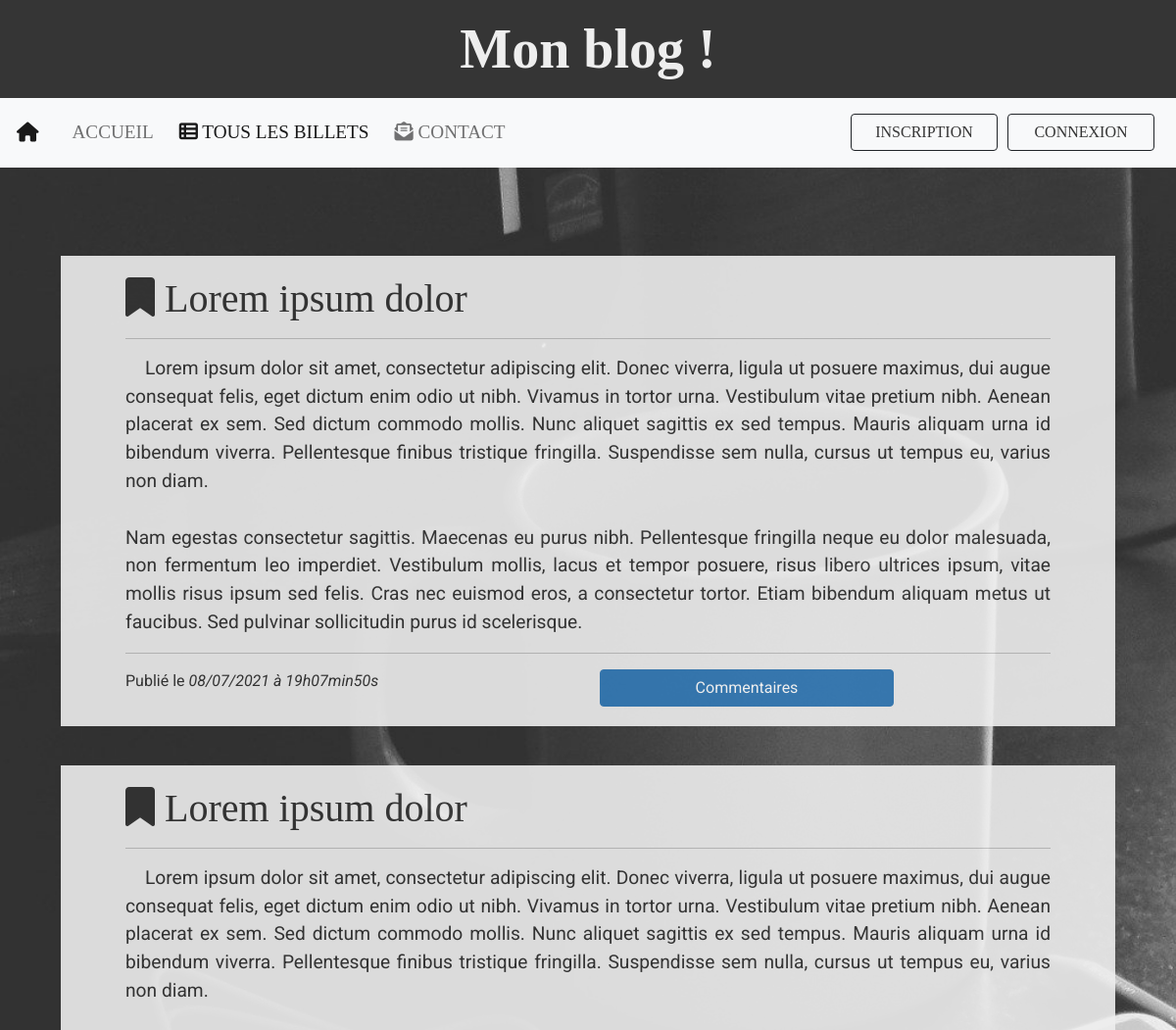
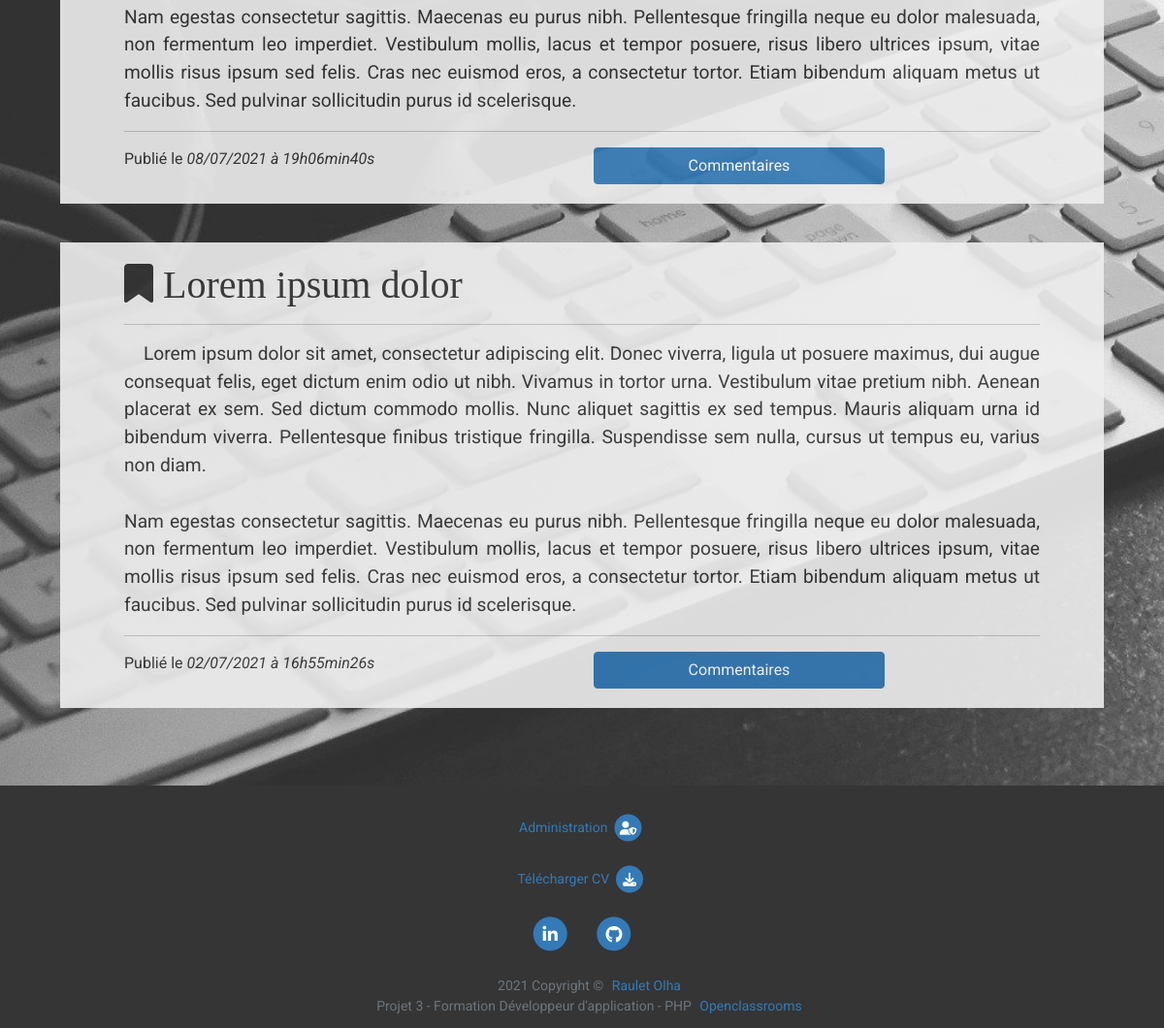
/index.php?action=listPosts, run on the app's committed database (2 pictures, top to bottom).
### tables this page shows
CREATE TABLE `posts` (
  `id` int(11) NOT NULL,
  `title` varchar(255) NOT NULL,
  `fragment` text NOT NULL,
  `content` text NOT NULL,
  `author_post` int(11) NOT NULL,
  `creation_date` datetime NOT NULL
);

### model/PostManager.php (called while the page is built, shortened)
<?php
class PostManager extends ManagerPDO
{
    public function getPosts()
    {
        $db_connect = $this->dbConnect();
        $req = $db_connect->query('
                    SELECT *, DATE_FORMAT(creation_date, \'%d/%m/%Y à %Hh%imin%ss\') AS creation_date_fr
                    FROM posts
                    ORDER BY creation_date
                    DESC LIMIT 0, 5
        ');
        return $req;
    }
}

### controller/frontendController.php (called while the page is built, shortened)
<?php
require_once 'model/PostManager.php';
class FrontendController
{
    public function listPosts()
    {
        $postManager = new PostManager();
        $posts = $postManager->getPosts();
        require_once 'view/frontend/listPostsView.php';
    }
}

### view/frontend/listPostsView.php (the view, shortened to what this page needs)
<?php
while ($data = $posts->fetch()) : ?>
    <div class="row justify-content-center" id="post-content">
        <div class="col-lg-11">
            <h3>
                <i class="fas fa-bookmark"></i>
                <?= htmlspecialchars($data['title']) ?>
            </h3>
            <hr>
            <p><?= nl2br(htmlspecialchars($data['fragment'])) ?></p>
            <hr>
            <div class="row">
                <div class="col-xs-7 col-sm-8 col-md-6 col-lg-6">
                <span>
                    Publié le
                    <em><?= $data['creation_date_fr'] ?></em>
                </span>
                </div>
                <div class="col-xs-5 col-sm-2 col-md-offset-3 col-md-3 col-lg-offset-4 col-lg-2">
                    <a href="index.php?action=post&amp;id=<?= $data['id'] ?>" class="btn btn-primary" id="btn-posts">Commentaires</a>
                </div>
            </div>
        </div>
    </div>
<?php endwhile; ?>
<?php require_once 'template.php'; ?>

### public/css/styles.css (style rules this page uses)
html { position: relative; min-height: 100%; }
body { margin: 0 0 250px; font-family: 'Roboto', 'Tahoma', sans-serif; line-height: 1.5; color: #333; background-color: #fff; }
h2, h3 { font-family: 'Playfair Display 400', 'Georgia', serif; font-size: 2.5rem; }
p { font-size: 1.2rem; text-align: justify; text-indent: 20px; }
.navbar li, a { padding: 5px; }
.container, .container-fluid, .row { overflow: hidden; }
div { display: block; }
#btn-user-comment, #btn-posts { width: 300px; }
#btn-user-comment, #btn-posts, #btn-admin-posts, #btn-validate-comment, #btn-create-post { background-color: #337ab7; border-color: #337ab7; }
#post-content, #post-view, #contact-form, #comment-form, #add-comment-form, #signup-form, #signin-form, #edit-post-view, #edit-view, #dashboard-admin, #comment-user, #comment-admin, #user-profile, #post-create { background-color: #eee; opacity: 0.9; }
#post-content, #post-view, #comment-form, #add-comment-form, #edit-post-view, #edit-view, #dashboard-admin, #comment-admin { margin: 40px 20px 30px; padding: 20px 10px; }

### data on the page
posts: title "Lorem ipsum dolor", fragment "Lorem ipsum dolor sit amet, consectetur adipiscing elit. Donec viverra, ligula ut posuere maximus, dui augue consequat felis, eget dictum enim odio ut nibh. Vivamus in tortor urna. Vestibulum vitae pretium nibh. Aenean placerat ex sem. Sed dictum commodo mollis. Nunc aliquet sagittis ex sed tempus. Mauris aliquam urna id bibendum viverra. Pellentesque finibus tristique fringilla. Suspendisse sem nulla, cursus ut tempus eu, varius non diam. Nam egestas consectetur sagittis. Maecenas eu purus nibh. Pellentesque fringilla neque eu dolor malesuada, non fermentum leo imperdiet. Vestibulum mollis, lacus et tempor posuere, risus libero ultrices ipsum, vitae mollis risus ipsum sed felis. Cras nec…", creation_date_fr "08/07/2021 à 19h07min50s"
posts: title "Lorem ipsum dolor", fragment "Lorem ipsum dolor sit amet, consectetur adipiscing elit. Donec viverra, ligula ut posuere maximus, dui augue consequat felis, eget dictum enim odio ut nibh. Vivamus in tortor urna. Vestibulum vitae pretium nibh. Aenean placerat ex sem. Sed dictum commodo mollis. Nunc aliquet sagittis ex sed tempus. Mauris aliquam urna id bibendum viverra. Pellentesque finibus tristique fringilla. Suspendisse sem nulla, cursus ut tempus eu, varius non diam. Nam egestas consectetur sagittis. Maecenas eu purus nibh. Pellentesque fringilla neque eu dolor malesuada, non fermentum leo imperdiet. Vestibulum mollis, lacus et tempor posuere, risus libero ultrices ipsum, vitae mollis risus ipsum sed felis. Cras nec…", creation_date_fr "08/07/2021 à 19h06min40s"
posts: title "Lorem ipsum dolor", fragment "Lorem ipsum dolor sit amet, consectetur adipiscing elit. Donec viverra, ligula ut posuere maximus, dui augue consequat felis, eget dictum enim odio ut nibh. Vivamus in tortor urna. Vestibulum vitae pretium nibh. Aenean placerat ex sem. Sed dictum commodo mollis. Nunc aliquet sagittis ex sed tempus. Mauris aliquam urna id bibendum viverra. Pellentesque finibus tristique fringilla. Suspendisse sem nulla, cursus ut tempus eu, varius non diam. Nam egestas consectetur sagittis. Maecenas eu purus nibh. Pellentesque fringilla neque eu dolor malesuada, non fermentum leo imperdiet. Vestibulum mollis, lacus et tempor posuere, risus libero ultrices ipsum, vitae mollis risus ipsum sed felis. Cras nec…", creation_date_fr "02/07/2021 à 16h55min26s"
